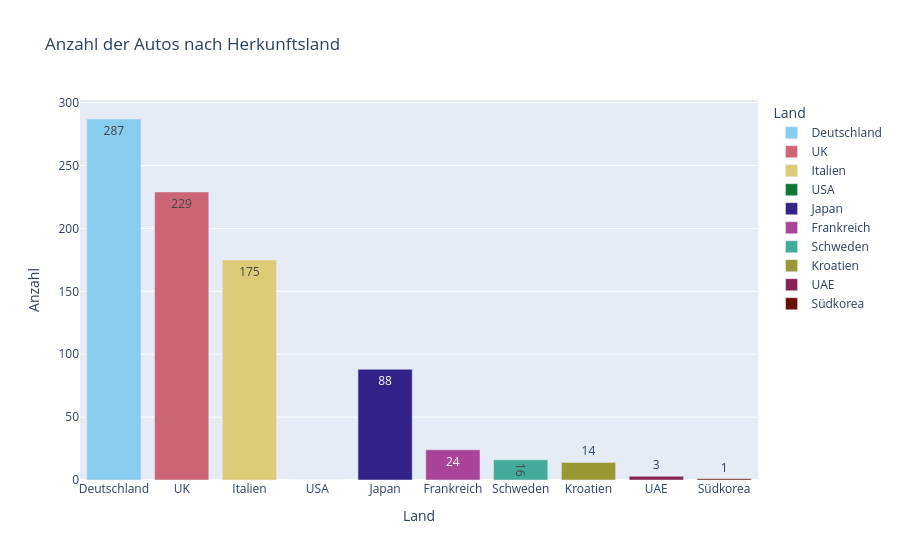

The code cell stored with this chart in its notebook:
### Code cell
import pandas as pd
import plotly.express as px

# Daten in ein Dictionary packen
data = {
    "Land": ["Deutschland", "UK", "Italien", "USA", "Japan", "Frankreich", "Schweden", "Kroatien", "UAE", "Südkorea"],
    "Anzahl": [German_car, UK_car, Italian_car, US_car, Japan_car, France_car, Sweden_car, Croatia_car, UAE_car, South_Korea_car]
}

# Temporäres DataFrame erstellen
df_plot = pd.DataFrame(data)

# Balkendiagramm erstellen
fig = px.bar(df_plot, 
             x='Land', 
             y='Anzahl', 
             color='Land',
             color_discrete_sequence=px.colors.qualitative.Safe,
             title='Anzahl der Autos nach Herkunftsland',
             text_auto=True) # Zeigt die Werte direkt über den Balken an

fig.show()

### Figure 1 — Plotly figure (JSON) as saved in the notebook; plotly's stock layout.template omitted (floating-point values rounded to 4 significant figures)
{"data": [{"hovertemplate": "Land=%{x}<br>Anzahl=%{y}<extra></extra>", "legendgroup": "Deutschland", "marker": {"color": "rgb(136, 204, 238)", "pattern": {"shape": ""}}, "name": "Deutschland", "orientation": "v", "showlegend": true, "textposition": "auto", "texttemplate": "%{y}", "type": "bar", "x": ["Deutschland"], "xaxis": "x", "y": [287], "yaxis": "y"}, {"hovertemplate": "Land=%{x}<br>Anzahl=%{y}<extra></extra>", "legendgroup": "UK", "marker": {"color": "rgb(204, 102, 119)", "pattern": {"shape": ""}}, "name": "UK", "orientation": "v", "showlegend": true, "textposition": "auto", "texttemplate": "%{y}", "type": "bar", "x": ["UK"], "xaxis": "x", "y": [229], "yaxis": "y"}, {"hovertemplate": "Land=%{x}<br>Anzahl=%{y}<extra></extra>", "legendgroup": "Italien", "marker": {"color": "rgb(221, 204, 119)", "pattern": {"shape": ""}}, "name": "Italien", "orientation": "v", "showlegend": true, "textposition": "auto", "texttemplate": "%{y}", "type": "bar", "x": ["Italien"], "xaxis": "x", "y": [175], "yaxis": "y"}, {"hovertemplate": "Land=%{x}<br>Anzahl=%{y}<extra></extra>", "legendgroup": "USA", "marker": {"color": "rgb(17, 119, 51)", "pattern": {"shape": ""}}, "name": "USA", "orientation": "v", "showlegend": true, "textposition": "auto", "texttemplate": "%{y}", "type": "bar", "x": ["USA"], "xaxis": "x", "y": [0], "yaxis": "y"}, {"hovertemplate": "Land=%{x}<br>Anzahl=%{y}<extra></extra>", "legendgroup": "Japan", "marker": {"color": "rgb(51, 34, 136)", "pattern": {"shape": ""}}, "name": "Japan", "orientation": "v", "showlegend": true, "textposition": "auto", "texttemplate": "%{y}", "type": "bar", "x": ["Japan"], "xaxis": "x", "y": [88], "yaxis": "y"}, {"hovertemplate": "Land=%{x}<br>Anzahl=%{y}<extra></extra>", "legendgroup": "Frankreich", "marker": {"color": "rgb(170, 68, 153)", "pattern": {"shape": ""}}, "name": "Frankreich", "orientation": "v", "showlegend": true, "textposition": "auto", "texttemplate": "%{y}", "type": "bar", "x": ["Frankreich"], "xaxis": "x", "y": [24], "yaxis": "y"}, {"hovertemplate": "Land=%{x}<br>Anzahl=%{y}<extra></extra>", "legendgroup": "Schweden", "marker": {"color": "rgb(68, 170, 153)", "pattern": {"shape": ""}}, "name": "Schweden", "orientation": "v", "showlegend": true, "textposition": "auto", "texttemplate": "%{y}", "type": "bar", "x": ["Schweden"], "xaxis": "x", "y": [16], "yaxis": "y"}, {"hovertemplate": "Land=%{x}<br>Anzahl=%{y}<extra></extra>", "legendgroup": "Kroatien", "marker": {"color": "rgb(153, 153, 51)", "pattern": {"shape": ""}}, "name": "Kroatien", "orientation": "v", "showlegend": true, "textposition": "auto", "texttemplate": "%{y}", "type": "bar", "x": ["Kroatien"], "xaxis": "x", "y": [14], "yaxis": "y"}, {"hovertemplate": "Land=%{x}<br>Anzahl=%{y}<extra></extra>", "legendgroup": "UAE", "marker": {"color": "rgb(136, 34, 85)", "pattern": {"shape": ""}}, "name": "UAE", "orientation": "v", "showlegend": true, "textposition": "auto", "texttemplate": "%{y}", "type": "bar", "x": ["UAE"], "xaxis": "x", "y": [3], "yaxis": "y"}, {"hovertemplate": "Land=%{x}<br>Anzahl=%{y}<extra></extra>", "legendgroup": "Südkorea", "marker": {"color": "rgb(102, 17, 0)", "pattern": {"shape": ""}}, "name": "Südkorea", "orientation": "v", "showlegend": true, "textposition": "auto", "texttemplate": "%{y}", "type": "bar", "x": ["Südkorea"], "xaxis": "x", "y": [1], "yaxis": "y"}], "layout": {"barmode": "relative", "legend": {"title": {"text": "Land"}, "tracegroupgap": 0}, "title": {"text": "Anzahl der Autos nach Herkunftsland"}, "xaxis": {"anchor": "y", "categoryarray": ["Deutschland", "UK", "Italien", "USA", "Japan", "Frankreich", "Schweden", "Kroatien", "UAE", "Südkorea"], "categoryorder": "array", "domain": [0, 1], "title": {"text": "Land"}}, "yaxis": {"anchor": "x", "domain": [0, 1], "title": {"text": "Anzahl"}}}}
